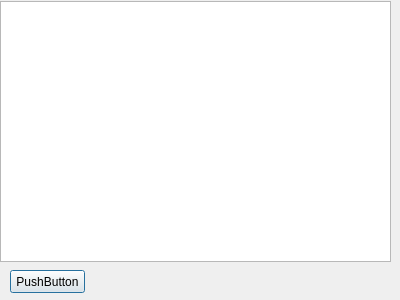
<?xml version="1.0" encoding="UTF-8"?>
<ui version="4.0">
 <class>Dialog</class>
 <widget class="QDialog" name="Dialog">
  <property name="geometry">
   <rect>
    <x>0</x>
    <y>0</y>
    <width>400</width>
    <height>300</height>
   </rect>
  </property>
  <property name="windowTitle">
   <string>Dialog</string>
  </property>
  <widget class="QTableView" name="tableView">
   <property name="geometry">
    <rect>
     <x>0</x>
     <y>1</y>
     <width>391</width>
     <height>261</height>
    </rect>
   </property>
  </widget>
  <widget class="QPushButton" name="pushButton">
   <property name="geometry">
    <rect>
     <x>10</x>
     <y>270</y>
     <width>75</width>
     <height>23</height>
    </rect>
   </property>
   <property name="text">
    <string>PushButton</string>
   </property>
  </widget>
 </widget>
 <resources/>
 <connections/>
</ui>
